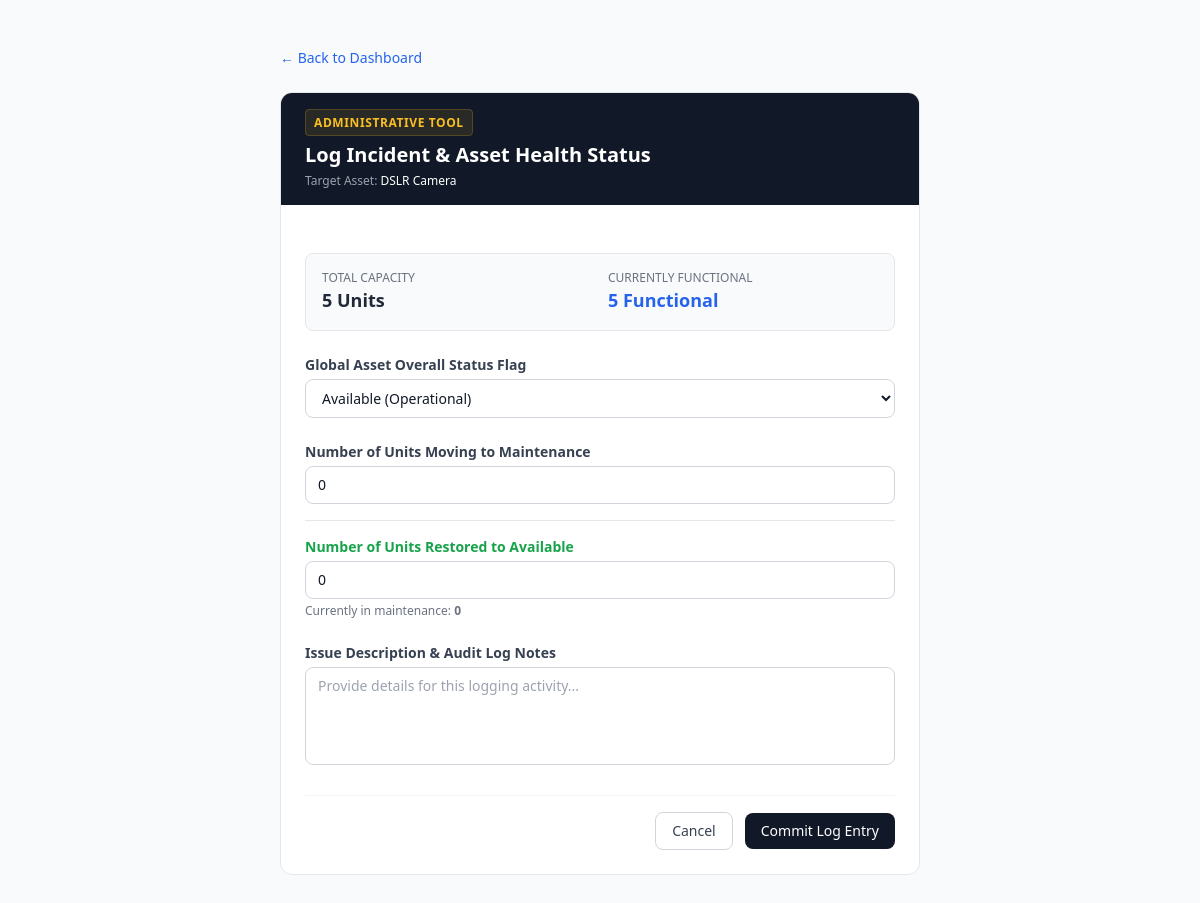
/asset/1/health/ (signed in), run on an earlier commit of the app's database.
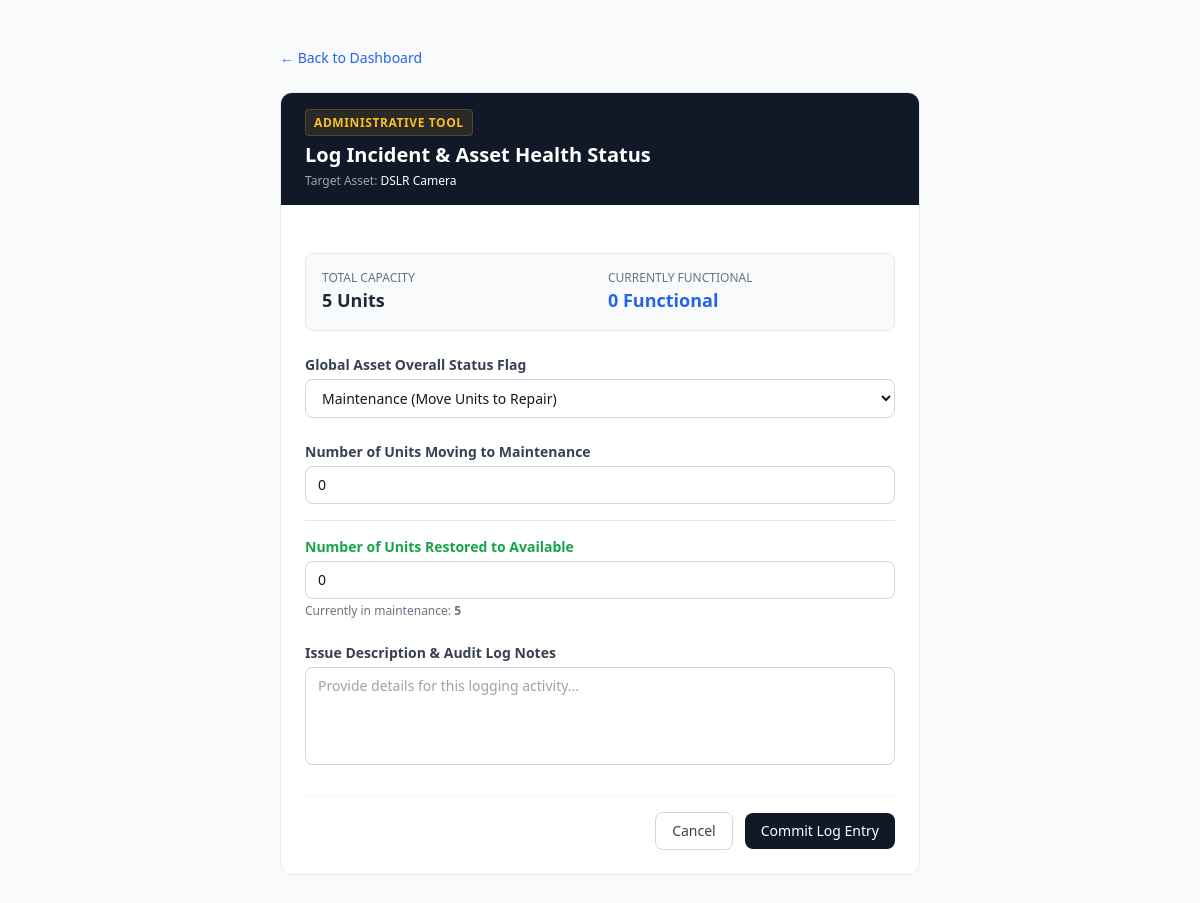
And on a later commit of the database.
### core/models.py (models this page shows, shortened)
class Asset(models.Model):
    STATUS_CHOICES = [
        ('Available', 'Available'),
        ('Maintenance', 'Maintenance'),
        ('Out of Stock', 'Out of Stock'),
    ]
    name = models.CharField(max_length=200)
    category = models.CharField(max_length=100)
    description = models.TextField(blank=True)
    total_quantity = models.PositiveIntegerField(default=1)
    quantity_available = models.PositiveIntegerField(default=1)
    status = models.CharField(max_length=20, choices=STATUS_CHOICES, default='Available')

### core/views.py (the view, shortened to what this page needs)
# urls.py: path('asset/<int:asset_id>/health/', views.report_asset_health, name='report_asset_health'),
@login_required
def report_asset_health(request, asset_id):
    asset = get_object_or_404(Asset, id=asset_id)
    current_maintenance = asset.total_quantity - asset.quantity_available
    return render(request, 'core/report_health.html', {
        'asset': asset,
        'current_maintenance': current_maintenance
    })

### core/templates/core/report_health.html (shortened to what the changed rows need)
<!DOCTYPE html>
<html lang="en">
<head>
    <script src="https://cdn.tailwindcss.com"></script>
</head>
<body class="bg-gray-50 font-sans antialiased text-gray-900">
    <div class="max-w-2xl mx-auto my-12 px-4">
        <div class="bg-white rounded-xl shadow-xs border border-gray-200 overflow-hidden">
            <div class="bg-gray-900 px-6 py-4 text-white">
                <h1 class="text-xl font-bold mt-2">Log Incident & Asset Health Status</h1>
                <p class="text-xs text-gray-400 mt-1">Target Asset: <span class="text-white font-medium">{{ asset.name }}</span></p>
            </div>
            <form method="POST" action="" class="p-6 space-y-6">
                <div class="grid grid-cols-2 gap-4 bg-gray-50 p-4 rounded-lg border border-gray-200 text-sm">
                    <div>
                        <span class="block text-gray-500 text-xs uppercase font-medium">Total Capacity</span>
                        <strong class="text-lg text-gray-800">{{ asset.total_quantity }} Units</strong>
                    </div>
                    <div>
                        <span class="block text-gray-500 text-xs uppercase font-medium">Currently Functional</span>
                        <strong class="text-lg text-blue-600">{{ asset.quantity_available }} Functional</strong>
                    </div>
                </div>
                <div>
                    <label for="health_status" class="block text-sm font-semibold text-gray-700 mb-1">
                        Global Asset Overall Status Flag
                    </label>
                    <select
                        id="health_status"
                        name="health_status"
                        required
                        onchange="toggleDamageInput()"
                        class="w-full px-3 py-2 border border-gray-300 rounded-lg shadow-2xs bg-white text-sm focus:ring-2 focus:ring-blue-500"
                    >
                        <option value="Available" {% if asset.status == 'Available' %}selected{% endif %}>Available (Operational)</option>
                        <option value="Maintenance" {% if asset.status == 'Maintenance' %}selected{% endif %}>Maintenance (Move Units to Repair)</option>
                    </select>
                </div>
                <div id="damage_input_container" class="space-y-4">
                    <div>
                        <label for="units_to_maintenance" class="block text-sm font-semibold text-gray-700 mb-1">
                            Number of Units Moving to Maintenance
                        </label>
                        <input
                            type="number"
                            id="units_to_maintenance"
                            name="units_to_maintenance"
                            min="0"
                            max="{{ asset.quantity_available }}"
                            value="0"
                            class="w-full px-3 py-2 border border-gray-300 rounded-lg text-sm focus:ring-2 focus:ring-blue-500"
                        >
                    </div>
                    <div class="pt-4 border-t border-gray-200">
                        <p class="text-xs text-gray-500 mt-1">Currently in maintenance: <span class="font-bold">{{ current_maintenance }}</span></p>
                    </div>
                </div>
            </form>
        </div>
    </div>
</body>
</html>

What changed in the data, as far as the page shows it:
changed Asset "DSLR Camera": quantity_available "5" → "0"; health_status "Available (Operational)" → "Maintenance (Move Units to Repair)"
Also different on the page:
{{ current_maintenance }}: "0" → "5"
